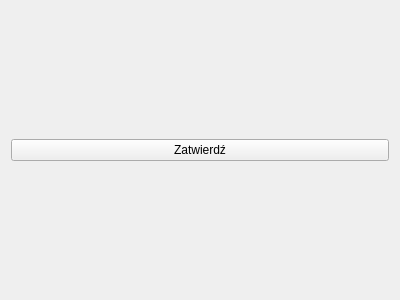
<?xml version="1.0" encoding="UTF-8"?>
<ui version="4.0">
 <class>BeaconSelectWidget</class>
 <widget class="QWidget" name="BeaconSelectWidget">
  <property name="geometry">
   <rect>
    <x>0</x>
    <y>0</y>
    <width>400</width>
    <height>300</height>
   </rect>
  </property>
  <property name="windowTitle">
   <string>Form</string>
  </property>
  <layout class="QHBoxLayout" name="horizontalLayout_2">
   <item>
    <layout class="QHBoxLayout" name="horizontalLayout_boxes"/>
   </item>
   <item>
    <widget class="QPushButton" name="pushButton">
     <property name="text">
      <string>Zatwierdź</string>
     </property>
    </widget>
   </item>
  </layout>
 </widget>
 <resources/>
 <connections/>
</ui>
